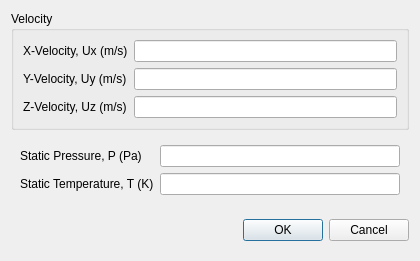
<?xml version="1.0" encoding="UTF-8"?>
<ui version="4.0">
 <class>SupersonicInflowDialog</class>
 <widget class="QDialog" name="SupersonicInflowDialog">
  <property name="geometry">
   <rect>
    <x>0</x>
    <y>0</y>
    <width>420</width>
    <height>254</height>
   </rect>
  </property>
  <property name="minimumSize">
   <size>
    <width>420</width>
    <height>0</height>
   </size>
  </property>
  <property name="windowTitle">
   <string>Supersonic Inflow Boundary Condition</string>
  </property>
  <layout class="QVBoxLayout" name="verticalLayout_2">
   <item>
    <widget class="QWidget" name="dialogContents" native="true">
     <layout class="QVBoxLayout" name="verticalLayout">
      <property name="leftMargin">
       <number>0</number>
      </property>
      <property name="topMargin">
       <number>0</number>
      </property>
      <property name="rightMargin">
       <number>0</number>
      </property>
      <property name="bottomMargin">
       <number>0</number>
      </property>
      <item>
       <widget class="QGroupBox" name="groupBox">
        <property name="title">
         <string>Velocity</string>
        </property>
        <layout class="QFormLayout" name="formLayout">
         <item row="0" column="0">
          <widget class="QLabel" name="label">
           <property name="text">
            <string>X-Velocity, Ux (m/s)</string>
           </property>
          </widget>
         </item>
         <item row="0" column="1">
          <widget class="QLineEdit" name="xVelocity">
           <property name="sizePolicy">
            <sizepolicy hsizetype="Expanding" vsizetype="Fixed">
             <horstretch>0</horstretch>
             <verstretch>0</verstretch>
            </sizepolicy>
           </property>
          </widget>
         </item>
         <item row="1" column="0">
          <widget class="QLabel" name="label_2">
           <property name="text">
            <string>Y-Velocity, Uy (m/s)</string>
           </property>
          </widget>
         </item>
         <item row="1" column="1">
          <widget class="QLineEdit" name="yVelocity">
           <property name="sizePolicy">
            <sizepolicy hsizetype="Expanding" vsizetype="Fixed">
             <horstretch>0</horstretch>
             <verstretch>0</verstretch>
            </sizepolicy>
           </property>
          </widget>
         </item>
         <item row="2" column="0">
          <widget class="QLabel" name="label_3">
           <property name="text">
            <string>Z-Velocity, Uz (m/s)</string>
           </property>
          </widget>
         </item>
         <item row="2" column="1">
          <widget class="QLineEdit" name="zVelocity">
           <property name="sizePolicy">
            <sizepolicy hsizetype="Expanding" vsizetype="Fixed">
             <horstretch>0</horstretch>
             <verstretch>0</verstretch>
            </sizepolicy>
           </property>
          </widget>
         </item>
        </layout>
       </widget>
      </item>
      <item>
       <widget class="QWidget" name="widget" native="true">
        <layout class="QFormLayout" name="formLayout_2">
         <item row="0" column="0">
          <widget class="QLabel" name="label_4">
           <property name="text">
            <string>Static Pressure, P (Pa)</string>
           </property>
          </widget>
         </item>
         <item row="0" column="1">
          <widget class="QLineEdit" name="staticPressure">
           <property name="sizePolicy">
            <sizepolicy hsizetype="Expanding" vsizetype="Fixed">
             <horstretch>0</horstretch>
             <verstretch>0</verstretch>
            </sizepolicy>
           </property>
          </widget>
         </item>
         <item row="1" column="0">
          <widget class="QLabel" name="label_5">
           <property name="text">
            <string>Static Temperature, T (K)</string>
           </property>
          </widget>
         </item>
         <item row="1" column="1">
          <widget class="QLineEdit" name="staticTemperature">
           <property name="sizePolicy">
            <sizepolicy hsizetype="Expanding" vsizetype="Fixed">
             <horstretch>0</horstretch>
             <verstretch>0</verstretch>
            </sizepolicy>
           </property>
          </widget>
         </item>
        </layout>
       </widget>
      </item>
     </layout>
    </widget>
   </item>
   <item>
    <widget class="QWidget" name="widget_4" native="true">
     <layout class="QHBoxLayout" name="horizontalLayout_5">
      <property name="rightMargin">
       <number>0</number>
      </property>
      <item>
       <spacer name="horizontalSpacer">
        <property name="orientation">
         <enum>Qt::Horizontal</enum>
        </property>
        <property name="sizeHint" stdset="0">
         <size>
          <width>40</width>
          <height>20</height>
         </size>
        </property>
       </spacer>
      </item>
      <item>
       <widget class="QPushButton" name="ok">
        <property name="text">
         <string>OK</string>
        </property>
       </widget>
      </item>
      <item>
       <widget class="QPushButton" name="cancel">
        <property name="text">
         <string>Cancel</string>
        </property>
       </widget>
      </item>
     </layout>
    </widget>
   </item>
  </layout>
 </widget>
 <resources/>
 <connections>
  <connection>
   <sender>cancel</sender>
   <signal>clicked()</signal>
   <receiver>SupersonicInflowDialog</receiver>
   <slot>reject()</slot>
   <hints>
    <hint type="sourcelabel">
     <x>373</x>
     <y>223</y>
    </hint>
    <hint type="destinationlabel">
     <x>209</x>
     <y>126</y>
    </hint>
   </hints>
  </connection>
 </connections>
</ui>
